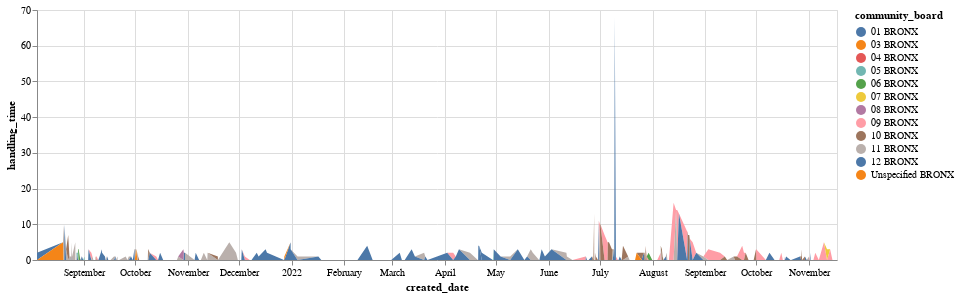

The cell this chart's notebook holds for it:
### Code cell
alt.Chart(dfStatus).mark_area().encode(
    x='created_date:T',
    y='handling_time:Q',
    color='community_board:N',
).properties(height=250, width=800)

### Figure 1 — Vega-Lite specification as saved in the notebook (floating-point values rounded to 4 significant figures; data arrays with more than 128 entries replaced by an {"elided": "..."} marker saying what was removed)
{"config": {"view": {"continuousWidth": 400, "continuousHeight": 300}}, "data": {"name": "data-9cbaf619541778010878b885261eb2c4"}, "mark": "area", "encoding": {"color": {"field": "community_board", "type": "nominal"}, "x": {"field": "created_date", "type": "temporal"}, "y": {"field": "handling_time", "type": "quantitative"}}, "height": 250, "width": 800, "$schema": "https://vega.github.io/schema/vega-lite/v4.17.0.json", "datasets": {"data-9cbaf619541778010878b885261eb2c4": {"elided": "314 records"}}}
